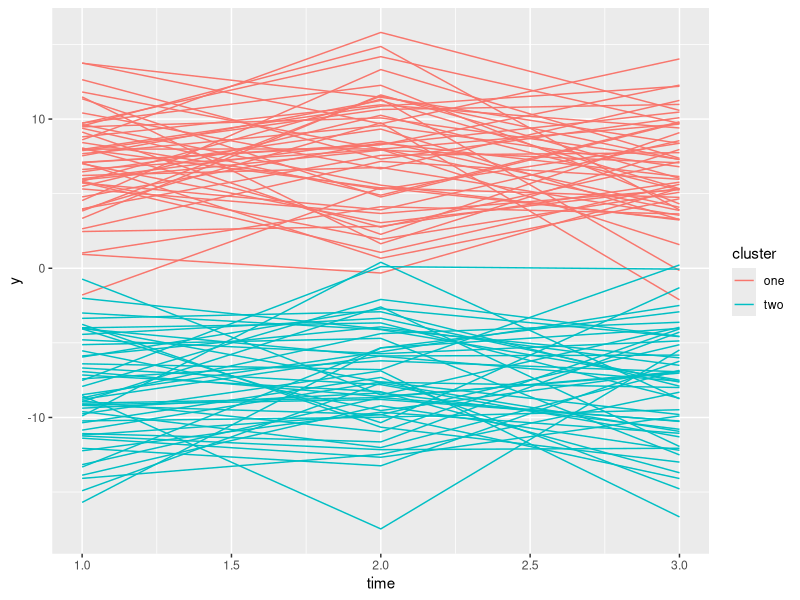

Write the R code that produced this figure.
### This script can generates a 2-cluster data, each cluster has 3 true fixed effects and 2 true random effects


rm(list=ls())

library(mvtnorm)
library(ggplot2)



### function sim() generateds simulated data with parameters N1, N2, p, q, ni, rho. Simulated data have 3 true fixed effects and 2 true random effects 
sim = function(N1,N2,p,q,ni,rho){
  
  # N = number of groups
  # p = number of covariates (including intercept)
  # q = number of random effect covariates
  
  ni1 <- rep(ni,N1)    # observations per group
  ntot1 <- sum(ni1)   # total number of observations
  
  ni2 <- rep(ni,N2)    # observations per group
  ntot2 <- sum(ni2)   # total number of observations
  
  
  
  ni.tot <- c(ni1,ni2)
  time <- rep(1:ni,N1+N2)
  
  grp <- factor(rep(1:(N1+N2),each=ni.tot)) # grouping variable
  
  
  beta1 <- c(2,c(1.5,0,1.8,2,0),rep(0,p-5)) # fixed-effects coefficients, true nonzero effects = 1.5, 1.8, 2.0 at position 2, 4, 5
  beta2 <- c(-2,c(-1.5,0,-1.8,-2,0),rep(0,p-5)) # fixed-effects coefficients, true nonzero effects = -1.5, -1.8, -2.0 at position 2, 4, 5
  
  covmat <- matrix(0,p,p)
  for (i in 1:p) {
    for (j in 1:p) {
      covmat[i,j] <- rho^(abs(i-j))
    }
  }
  
  ntot <- ntot1+ntot2
  x <- cbind(1,rmvnorm(ntot, rep(1,p), covmat))
  
  bi <- rep(rnorm((N1+N2),0,0.5),each=ni) 
  bi12 <- rep(rnorm(N1+N2,0,1),each=ni)
  bi13 <- rep(rnorm(N1+N2,0,0.8),each=ni)
  bi22 <- rep(rnorm(N1+N2,0,0.8),each=ni)
  bi23 <- rep(rnorm(N1+N2,0,1),each=ni)
  
  bi.rest <- matrix(0,nrow = q-3,ncol = ntot)
  bi1 <- rbind(bi,bi.rest,bi12,bi13) # random effects variance, true nonzero effects = position q, q-1
  bi2 <- rbind(bi,bi.rest,bi22,bi23) # random effects variance, true nonzero effects = position q, q-1
  
  z <- x[,1:q,drop=FALSE]
  y <- numeric(ntot)
  for (k in 1:ntot1) y[k] <- x[k,]%*%beta1 + t(z[k,])%*%bi1[,grp[k]] + rnorm(1, 0, 0.5)
  
  for (k in (ntot1+1):(ntot1+ntot2)) {
    y[k] <- x[k,]%*%beta2 + t(z[k,])%*%bi2[,grp[k]] + rnorm(1, 0, 0.5)
  }
  
  
  return(list(y=y,x=x,z=z,grp=grp,time=time))
}

N1 <- 50           # number of groups in cluster 1
N2 <- 50           # number of groups in cluster 2
p <- 50            # number of covariates (excluding intercept)
q <- 10         # number of random effect covariates
ni <- 3         # number of repeated measurements per subject
rho <- 0.0      # correlation strengh between covariates


## simulated data

i=1609
set.seed(i)
data1 <- sim(N1,N2,p,q,ni,rho)
save(data1, file = "data1.RData")

## trajectories plot by clusters

cluster <- c(rep("one",ni*N1),rep("two",ni*N2))
plotdata <- cbind.data.frame(data1$grp, data1$y, data1$time,cluster)
names(plotdata) <- c("id","y","time","cluster")
pii <- ggplot(data = plotdata, aes(x = time, y = y, group = id, color=cluster))
pii + geom_line()

